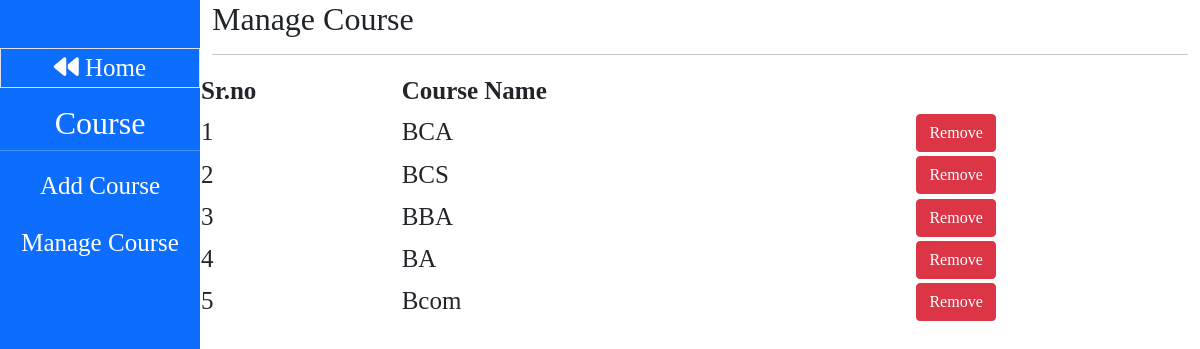
/mannage_course.php, run on the app's committed database.
### tables this page shows
CREATE TABLE `course` (
  `id` int(50) NOT NULL auto_increment,
  `course` varchar(50) NOT NULL,
  `course_fee` varchar(50) NOT NULL,
  PRIMARY KEY  (`id`)
);

### mannage_course.php (the view, shortened to what this page needs)
<!DOCTYPE html>
<html lang="en">
<head>
    <link href="https://cdn.jsdelivr.net/npm/bootstrap@5.0.2/dist/css/bootstrap.min.css" rel="stylesheet">
</head>
<body>
    <div class="container-fluid">
        <div class="row">
            <div class="col-md-2 dash bg-primary">
                <div class="row text-white text-center mt-5">
                <a href="Admin.php" class="border mb-3" style="color: white; text-decoration: none; font-size:25px; font-family: 'Times New Roman', Times, serif;"><i class="fa-duotone fa-solid fa-backward"></i> Home</a><h2>Course</h2>
                    <hr>
                </div>
                <div class="row text-center std">
                      <ul>
                       <li><a href="course.php">Add Course</a></li>
                        <li><a href="mannage_course.php">Manage Course</a></li>
                      </ul>
                </div>
            </div>
            <div class="col-md-10">
             <h2>Manage Course</h2> <hr>
             <div class="row justify-content-center">
               <table>
                <tr>
                    <th>Sr.no</th>
                    <th>Course Name</th>
                </tr>
               <?php
               include("connection.php");
                $qry="SELECT * from course";
                $result=mysqli_query($con,$qry);
                $count=1;
               while($row=mysqli_fetch_assoc($result)){
                    echo"<tr><td> $count</td><td>".$row["course"]."</td><td><a href='remove_course.php?id=".$row["id"]."'><button class='btn btn-danger'>Remove</button></td></tr>";
                 $count++;
               }
               ?>
                </table>
               </div>
        </div>
    </div>
</body>
</html>

### mannage_course.php (style rules this page uses)
.dash { height: 100vh; }
.std a { text-decoration: none; color: white; }
.std li { margin-bottom: 20px; font-size: 25px; font-family: 'Times New Roman', Times, serif; }
body { font-family: 'Times New Roman', Times, serif; }
table { font-size: 25px; }

### data on the page
course: course "BCA"
course: course "BCS"
course: course "BBA"
course: course "BA"
course: course "Bcom"
